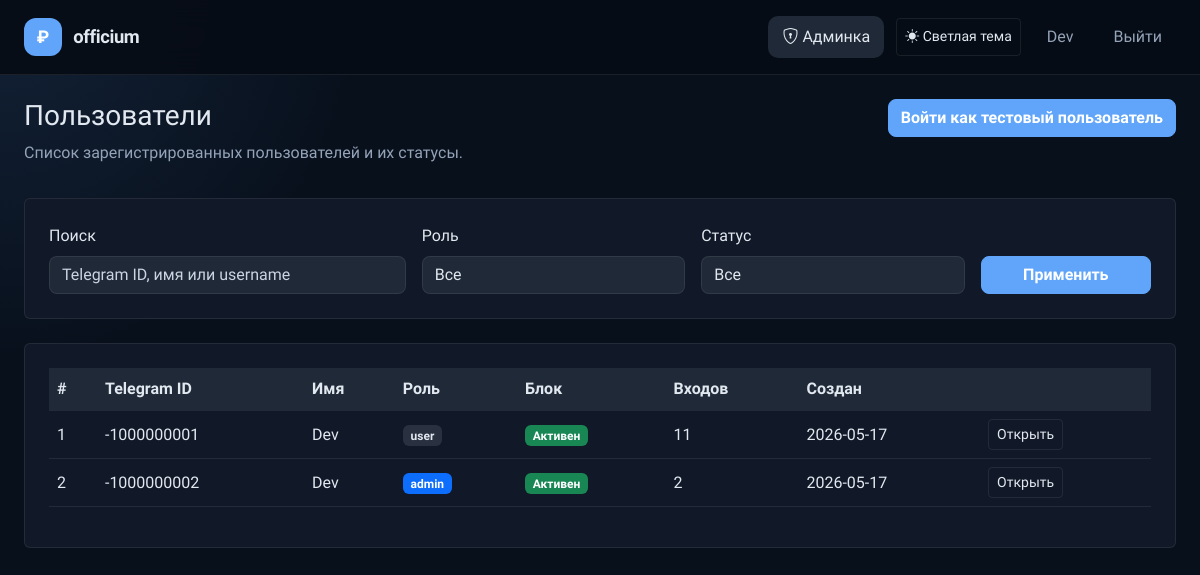
The app's page /admin/users (signed in), older data.
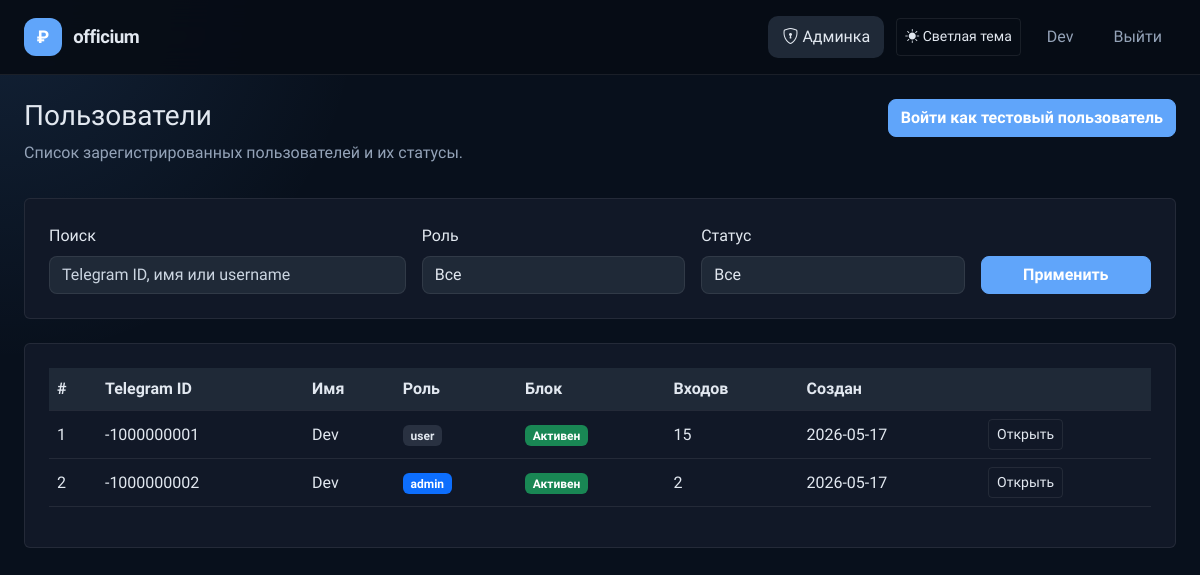
The same page, newer data.
### app/models.py (models this page shows, shortened)
class User(UserMixin, db.Model):
    __tablename__ = 'users'
    id = db.Column(db.Integer, primary_key=True)
    telegram_id = db.Column(db.BigInteger, unique=True, nullable=False)
    username = db.Column(db.String(80), nullable=True)
    first_name = db.Column(db.String(100), nullable=True)
    last_name = db.Column(db.String(100), nullable=True)
    photo_url = db.Column(db.String(255), nullable=True)
    auth_date = db.Column(db.DateTime, nullable=True)
    created_at = db.Column(db.DateTime, default=datetime.utcnow, nullable=False)
    role = db.Column(db.Enum('user', 'admin', 'superadmin'), nullable=False, default='user')
    is_blocked = db.Column(db.Boolean, default=False, nullable=False)
    last_login_ip = db.Column(db.String(100), nullable=True)
    last_user_agent = db.Column(db.Text, nullable=True)
    login_count = db.Column(db.Integer, default=0, nullable=False)
    google_id = db.Column(db.String(50), unique=True, nullable=True)
    email = db.Column(db.String(120), nullable=True, index=True)
    avatar_url = db.Column(db.String(255), nullable=True)
    debts = db.relationship('Debt', back_populates='user', lazy=True, cascade='all, delete-orphan')
    incomes = db.relationship('Income', back_populates='user', lazy=True, cascade='all, delete-orphan')
    expenses = db.relationship('Expense', back_populates='user', lazy=True, cascade='all, delete-orphan')
    activity_logs = db.relationship('ActivityLog', back_populates='user', lazy=True, cascade='all, delete-orphan')
    @property
    def is_admin(self):
        return self.role in ('admin', 'superadmin')
    @property
    def is_superadmin(self):
        return self.role == 'superadmin'

### app/routes/admin.py (the view, shortened to what this page needs)
    @app.route('/admin/users')
    @admin_required
    def admin_users():
        role_filter = request.args.get('role')
        status_filter = request.args.get('status')
        search_query = (request.args.get('q') or '').strip()
        users_query = User.query
        if role_filter in ('user', 'admin', 'superadmin'):
            users_query = users_query.filter_by(role=role_filter)
        if status_filter == 'blocked':
            users_query = users_query.filter_by(is_blocked=True)
        elif status_filter == 'active':
            users_query = users_query.filter_by(is_blocked=False)
        users = users_query.order_by(User.role.desc(), User.created_at.desc()).all()
        return render_template('admin_users.html', users=users, role_filter=role_filter, status_filter=status_filter, q=search_query)

### app/utils.py (called while the page is built)
def get_setting(key, default=None):
    try:
        setting = AppSetting.query.filter_by(key=key).first()
        return setting.value if setting else default
    except Exception:
        return default

def get_dictionary_values(dictionary_type):
    try:
        entries = DictionaryEntry.query.filter_by(dictionary_type=dictionary_type, is_active=True).order_by(DictionaryEntry.value.asc()).all()
        return [entry.value for entry in entries]
    except Exception:
        return []

def admin_required(view):
    @wraps(view)
    def wrapper(*args, **kwargs):
        if not getattr(current_user, 'is_authenticated', False) or not getattr(current_user, 'is_admin', False):
            return redirect(url_for('index'))
        return view(*args, **kwargs)
    return wrapper

### templates/admin_users.html (shortened to what this page needs)
{% extends 'base.html' %}
{% block content %}
<div class="d-flex justify-content-between align-items-start mb-3">
    <div>
        <h1 class="h3">Пользователи</h1>
        <p class="text-muted">Список зарегистрированных пользователей и их статусы.</p>
    </div>
    <form method="post" action="{{ url_for('admin_impersonate_test') }}">
        <button type="submit" class="btn btn-primary">Войти как тестовый пользователь</button>
    </form>
</div>
<div class="card p-4 mb-4">
    <form method="get" class="row g-3 align-items-end">
        <div class="col-md-4">
            <label class="form-label">Поиск</label>
            <input type="search" name="q" class="form-control" value="{{ q or '' }}" placeholder="Telegram ID, имя или username">
        </div>
        <div class="col-md-3">
            <label class="form-label">Роль</label>
            <select name="role" class="form-select">
                <option value="">Все</option>
            </select>
        </div>
        <div class="col-md-3">
            <label class="form-label">Статус</label>
            <select name="status" class="form-select">
                <option value="">Все</option>
            </select>
        </div>
        <div class="col-md-2 d-grid">
            <button type="submit" class="btn btn-primary">Применить</button>
        </div>
    </form>
</div>
<div class="card p-4">
    <div class="table-responsive">
        <table class="table table-hover align-middle">
            <thead>
                <tr>
                    <th>#</th>
                    <th>Telegram ID</th>
                    <th>Имя</th>
                    <th>Роль</th>
                    <th>Блок</th>
                    <th>Входов</th>
                    <th>Создан</th>
                    <th></th>
                </tr>
            </thead>
            <tbody>
                {% for user in users %}
                <tr>
                    <td>{{ user.id }}</td>
                    <td>{{ user.telegram_id }}</td>
                    <td>{{ user.first_name or user.username or '—' }}</td>
                    <td>
                        {% if user.role == 'superadmin' %}
                        <span class="badge bg-danger">superadmin</span>
                        {% elif user.role == 'admin' %}
                        <span class="badge bg-primary">admin</span>
                        {% else %}
                        <span class="badge bg-secondary">user</span>
                        {% endif %}
                    </td>
                    <td>{% if user.is_blocked %}<span class="badge bg-danger">Заблокирован</span>{% else %}<span class="badge bg-success">Активен</span>{% endif %}</td>
                    <td>{{ user.login_count }}</td>
                    <td>{{ user.created_at.strftime('%Y-%m-%d') if user.created_at else '—' }}</td>
                    <td>
                        <div class="btn-group" role="group">
                            <a href="{{ url_for('admin_user_detail', user_id=user.id) }}" class="btn btn-outline-primary btn-sm">Открыть</a>
                        </div>
                    </td>
                </tr>
                {% else %}
                <tr>
                    <td colspan="8" class="text-center text-muted">Нет пользователей.</td>
                </tr>
                {% endfor %}
            </tbody>
        </table>
    </div>
</div>
{% endblock %}

Row changes from the older to the newer data that the page shows:
changed User id 1: login_count "11" → "15"
